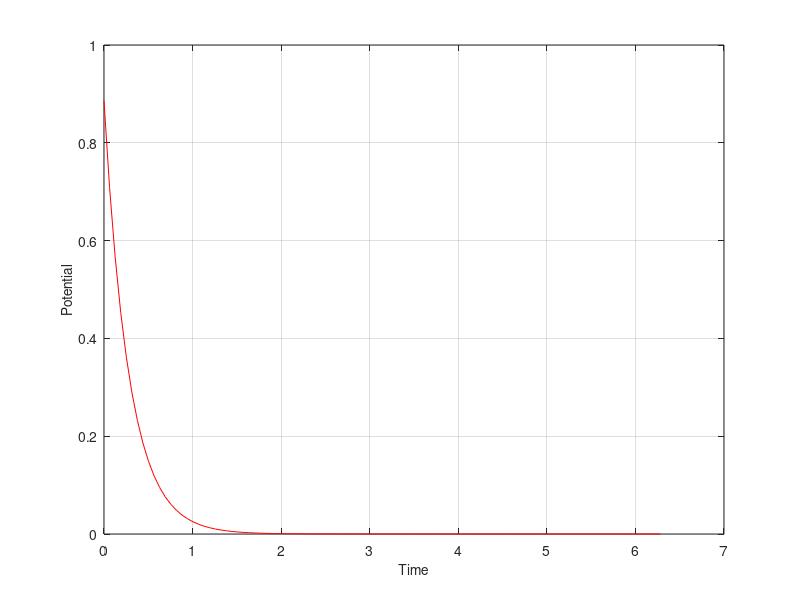
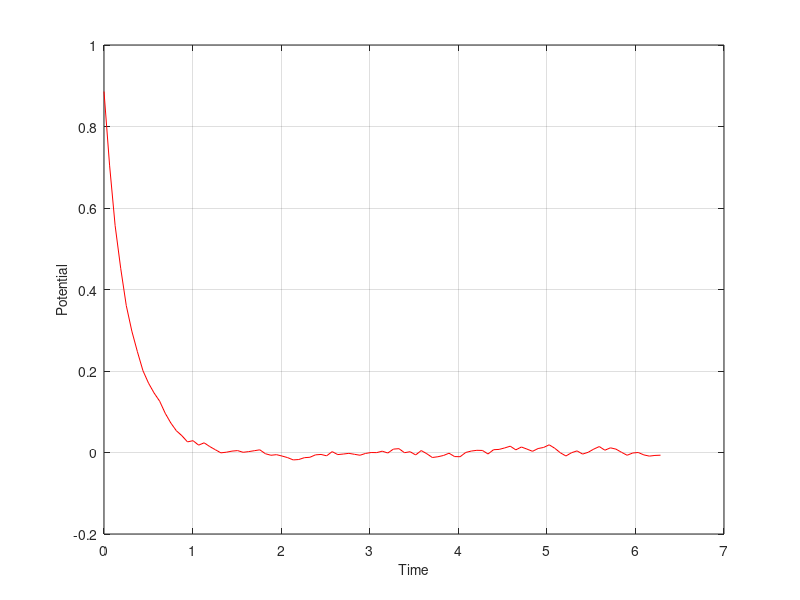
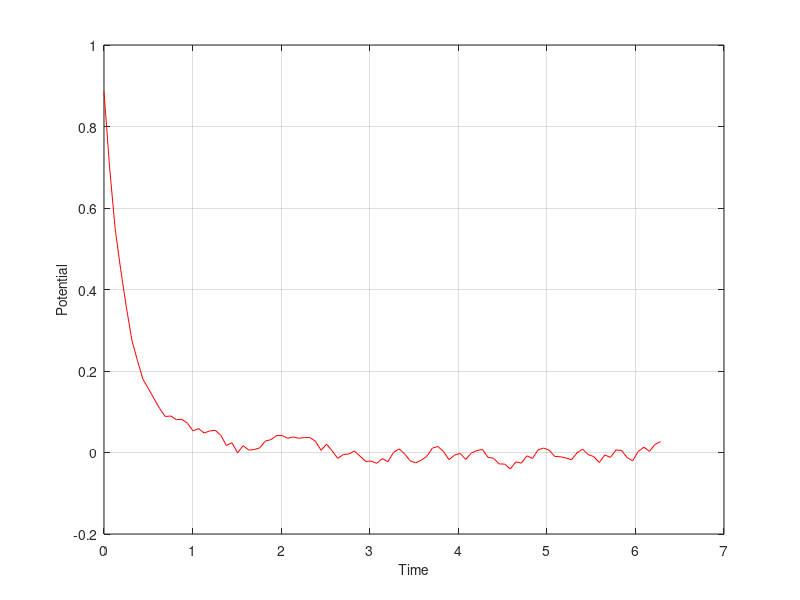
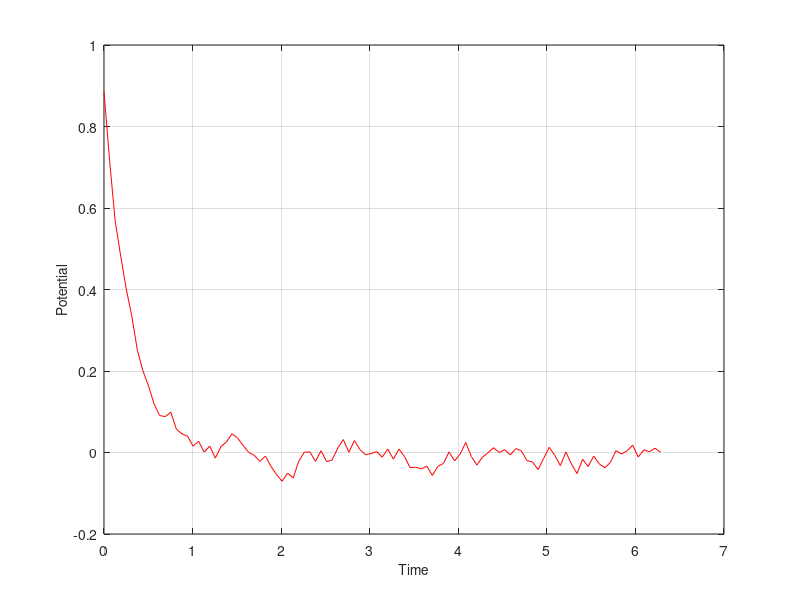

Here is the MATLAB script that generated these plots, in order:
a=0.2;                         %Sets fraction of random number
t(1)=0;                      %Initial time
potential(1)=rand;           %Initial random potential

for b=0:0.02:0.1              %Fraction of previous potential
    for k=1:1:100
        potential(k+1)=(1-a)*potential(k)+b*(rand-0.5);   %Calculates potential
        t(k+1)=t(k)+pi/50;                              %Time increment
    end
  
 plot(t,potential, '-r')      %Plots time against potential
 xlabel('Time','FontSize', 10)
 ylabel('Potential','FontSize',10)
 grid on
 figure

end
